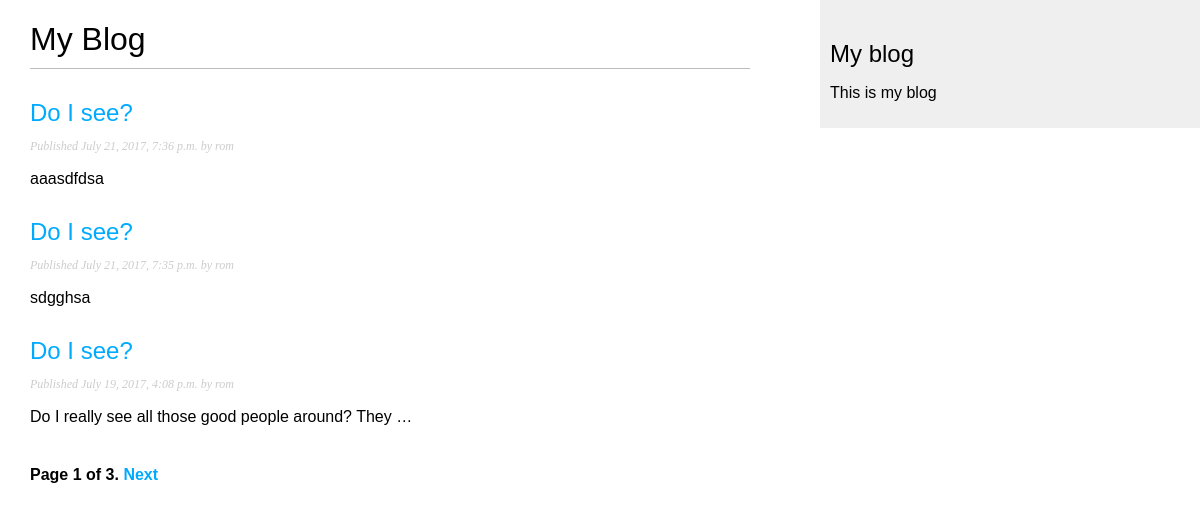
Screenshot of /blog/ with the database file from the repository.
### blog/models.py (models this page shows, shortened)
class Post(models.Model):
    STATUS_CHOICES = (
        ('draft', 'Draft'),
        ('published', 'Published'),
    )
    title = models.CharField(max_length=250)
    slug = models.SlugField(max_length=250,
                            unique_for_date='publish')
    author = models.ForeignKey(User,
                                related_name='blog_posts')
    body = models.TextField()
    publish = models.DateTimeField(default=timezone.now)
    created = models.DateTimeField(auto_now_add=True)
    updated = models.DateTimeField(auto_now=True)
    status = models.CharField(max_length=10,
                                choices=STATUS_CHOICES,
                                default='draft')
    objects = models.Manager()
    published = PublishedManager()
    class Meta:
        ordering = ('-publish',)
    def get_absolute_url(self):
        return reverse('blog:post_detail',
                        args=[self.publish.year,
                        self.publish.strftime('%m'),
                        self.publish.strftime('%d'),
                        self.slug])

### blog/views.py (the view)
class PostListView(ListView):
    queryset = Post.published.all()
    context_object_name = 'posts'
    paginate_by = 3
    template_name = 'post/list.html'

### blog/templates/post/list.html (shortened to what this page needs)
{% extends "base.html" %}
{% block content %}
<h1>My Blog</h1>
{% for post in posts %}
<h2>
	<a href="{{ post.get_absolute_url }}">
		{{ post.title }}
	</a>
</h2>
<p class="date">
	Published {{ post.publish }} by {{ post.author }}
</p>
{{ post.body|truncatewords:10|linebreaks }}
{% endfor %}
{% include "pagination.html" with page=page_obj %}
{% endblock %}

### blog/templates/base.html (shortened to what this page needs)
{% load staticfiles %}
<!DOCTYPE html>
<html>
<head>
	<link href="{% static 'css/blog.css' %}" rel="stylesheet">
</head>
<body>
	<div id="content">
		{% block content %}
		{% endblock %}
	</div>
	<div id="sidebar">
		<h2>My blog</h2>
		<p>This is my blog</p>
	</div>
</body>
</html>

### blog/templates/pagination.html (shortened to what this page needs)
<div class='pagination'>
	<span class='step-links'>
		<span class="current">
			Page {{ page.number }} of {{ page.paginator.num_pages }}.
		</span>
		{% if page.has_next %}
			<a href="?page={{ page.next_page_number }}">
				Next
			</a>
		{% endif %}
	</span>
</div>

### blog/static/css/blog.css (style rules this page uses)
body { margin:0; padding:0; font-family:helvetica, sans-serif; }
a { color:#00abff; text-decoration:none; }
h1 { font-weight:normal; border-bottom:1px solid #bbb; padding:0 0 10px 0; }
h2 { font-weight:normal; margin:30px 0 0; }
#content { float:left; width:60%; padding:0 0 0 30px; }
#sidebar { float:right; width:30%; padding:10px; background:#efefef; height:100%; }
p.date { color:#ccc; font-family: georgia, serif; font-size: 12px; font-style: italic; }
.pagination { margin:40px 0; font-weight:bold; }

### rows the page displays
Post: title "Do I see?", publish "July 21, 2017, 7:36 p.m.", author "rom", body "aaasdfdsa"
Post: title "Do I see?", publish "July 21, 2017, 7:35 p.m.", author "rom", body "sdgghsa"
Post: title "Do I see?", publish "July 19, 2017, 4:08 p.m.", author "rom", body "Do I really see all those good people around? They …"

### other values shown
{{ page.number }} "1"
{{ page.paginator.num_pages }} "3"
